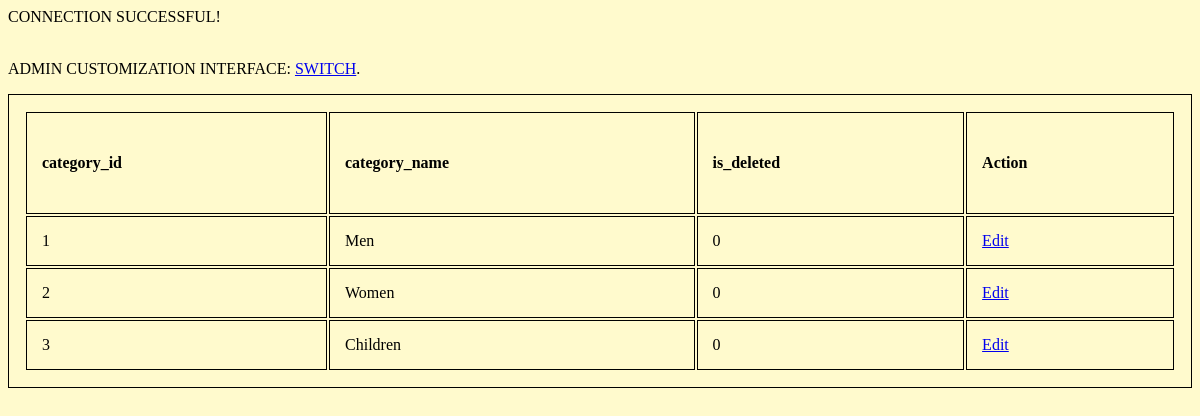
The app's page /php/viewCategories.php with its own data.
### tables this page shows
CREATE TABLE `tbl_categories` (
  `category_id` int(11) NOT NULL,
  `category_name` varchar(25) NOT NULL,
  `is_deleted` enum('0','1') NOT NULL DEFAULT '0'
);

### php/categories_db.php (called while the page is built, shortened)
<?php
require_once("connect.php");
$sqli="SELECT * FROM tbl_categories";
$result = mysqli_query($conn , $sqli);
$test=mysqli_fetch_all($result, MYSQLI_ASSOC);
?>

### php/viewCategories.php (the view, shortened to what this page needs)
<!DOCTYPE html>
<html>
    <head>
        <link rel="stylesheet" type="text/css" href="../css/users.css">
    </head>
    <body>
        <table class="table">
            <thead>
                <th>category_id</th>
                <th>category_name</th>
                <th>is_deleted</th>
                <th>Action</th>
            </thead>
            <tbody>
                <?php
                    require_once("categories_db.php");
                    foreach ($test as $key => $value){
                ?>
                <tr>
                    <td><?php echo $value["category_id"] ?></td>
                    <td><?php echo $value["category_name"] ?></td>
                    <td><?php echo $value["is_deleted"] ?></td>
                    <td><a href="categories_db.php"?edit="<?php $value["category_id"] ?>">Edit</a></td>
                </tr>
                <?php }
                ?>
            </tbody>
            <p>ADMIN CUSTOMIZATION INTERFACE: <a href="http://localhost/Ecommerce_Website/php/admin_interface.php">SWITCH</a>.</p>
        </table>
    </body>
</html>

### css/users.css (style rules this page uses)
body { background-color: lemonchiffon; }
table, th, td { border: 1px solid; padding: 15px; text-align: left; }
table { width: 100%; }
th { height: 70px; }

### records on screen
tbl_categories: category_id "1", category_name "Men", is_deleted "0"
tbl_categories: category_id "2", category_name "Women", is_deleted "0"
tbl_categories: category_id "3", category_name "Children", is_deleted "0"
